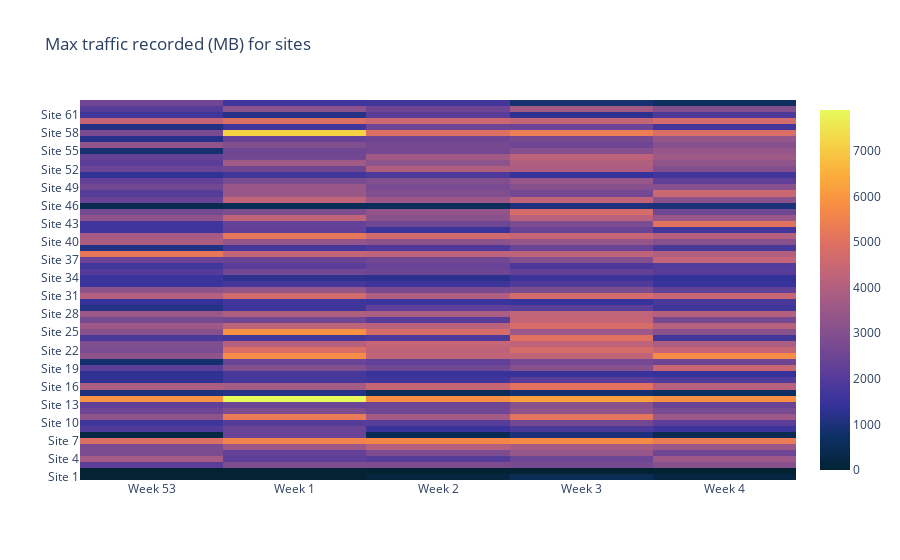

Notebook code cell kept with this figure:
### Code cell
import plotly.graph_objects as go
print(list(traffic_max.keys()))

fig = go.Figure(data=go.Heatmap(
                   z=plottable,
                   x=["Week 53","Week 1","Week 2","Week 3","Week 4",],
                   y=sites,
            colorscale='thermal',
            
                    
                                ))
fig.update_layout(
    title= "Max traffic recorded (MB) for sites"
                    )
fig.show()

### Figure 1 — Plotly figure (JSON) as saved in the notebook; plotly's stock layout.template omitted (floating-point values rounded to 4 significant figures; data arrays with more than 128 entries replaced by an {"elided": "..."} marker saying what was removed)
{"data": [{"colorscale": [[0, "rgb(3, 35, 51)"], [0.09091, "rgb(13, 48, 100)"], [0.1818, "rgb(53, 50, 155)"], [0.2727, "rgb(93, 62, 153)"], [0.3636, "rgb(126, 77, 143)"], [0.4545, "rgb(158, 89, 135)"], [0.5455, "rgb(193, 100, 121)"], [0.6364, "rgb(225, 113, 97)"], [0.7273, "rgb(246, 139, 69)"], [0.8182, "rgb(251, 173, 60)"], [0.9091, "rgb(246, 211, 70)"], [1, "rgb(231, 250, 90)"]], "type": "heatmap", "x": ["Week 53", "Week 1", "Week 2", "Week 3", "Week 4"], "y": ["Site 1", "Site 2", "Site 3", "Site 4", "Site 5", "Site 6", "Site 7", "Site 8", "Site 9", "Site 10", "Site 11", "Site 12", "Site 13", "Site 14", "Site 15", "Site 16", "Site 17", "Site 18", "Site 19", "Site 20", "Site 21", "Site 22", "Site 23", "Site 24", "Site 25", "Site 26", "Site 27", "Site 28", "Site 29", "Site 30", "Site 31", "Site 32", "Site 33", "Site 34", "Site 35", "Site 36", "Site 37", "Site 38", "Site 39", "Site 40", "Site 41", "Site 42", "Site 43", "Site 44", "Site 45", "Site 46", "Site 47", "Site 48", "Site 49", "Site 50", "Site 51", "Site 52", "Site 53", "Site 54", "Site 55", "Site 56", "Site 57", "Site 58", "Site 59", "Site 60", "Site 61", "Site 62", "Site 63"], "z": {"elided": "63x5 int values"}}], "layout": {"title": {"text": "Max traffic recorded (MB) for sites"}}}
